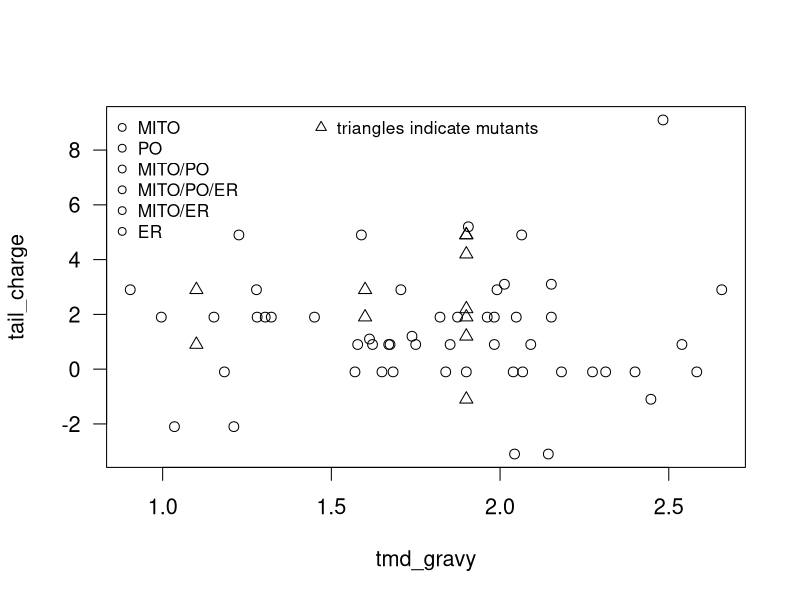
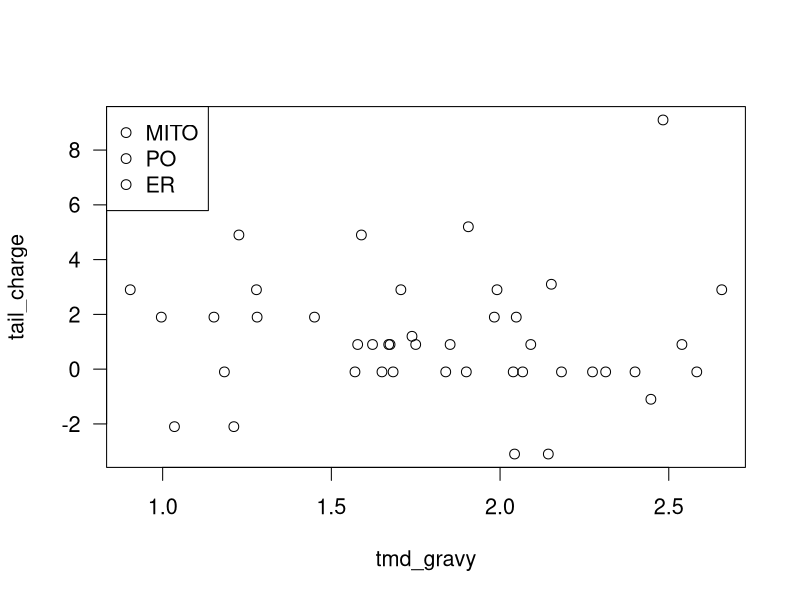

Recreate these plots in R, in order. (Note: this script raises an error after producing the figures.)
## ---- chunk 1
knitr::opts_chunk$set(echo = TRUE)
## ---- chunk 2
set.seed(42)

library(RColorBrewer)
library(e1071)
library(MASS)

paired <- brewer.pal(6,'Paired') 
blues <- brewer.pal(9,'Blues')

mitoblue <- '#A2D9F7'
pogreen  <- '#A8D4AF'
ersalmon <- '#F6B096'

catpat <- paired
catpat[1] <- ersalmon
catpat[2] <- mitoblue
catpat[6] <- pogreen
catpat[3] <- paired[6]
catpat[4] <- paired[2]
catpat[5] <- paired[4]

truncpat <- c(ersalmon, mitoblue, pogreen)

## ---- chunk 3
protein <- read.csv('../data/protein.csv')
# Or, we could just load up the truncated file (added 10th December 2015)
# This breaks the colour palettes at the moment.
protein_trunc <- read.csv('../data/protein_trunc.csv')

# factors are alphabetical, so as.numeric gives
# ER          = 1
# MIT0        = 2
# MITO/ER     = 3
# MITO/PO     = 4
# MITO/PO/ER  = 5
# PO          = 6

# Training data 
train <- subset(protein, select = c('tmd_gravy', 'tail_charge'))
cl <- protein$location

# Data truncated to just the main 3 classes

#protein_trunc <- subset(protein, location=='ER' | location=='MITO' | location=='PO')

train_trunc <- subset(protein_trunc, select = c('tmd_gravy', 'tail_charge'))
cl_trunc <- protein_trunc$location

upper <- apply(train_trunc, 2, max)
lower <- apply(train_trunc, 2, min)

tmd_gravy_seq <- seq(from=lower[1], to=upper[1], length.out = 50)
tail_charge_seq <- seq(from=lower[2], to=upper[2], length.out = 50)

# A grid of test points that covers the entire data space
test <- as.matrix(expand.grid(tmd_gravy_seq, tail_charge_seq))
colnames(test) <- colnames(train_trunc)

# skip the last row, as there is no tail charge 
target<- read.table('../data/protein_target.txt', sep = '\t', nrows = 244, header = TRUE)
colnames(target) <- colnames(train_trunc)

mutants <- read.csv('../data/mutants.csv')

# A little aside to get the factors in the data sets to be the same. rbind()
# changes the as.numeric factors to match. 
combined <- rbind(protein, mutants)

mutants.ix <- seq(from = (nrow(protein)+1), to = nrow(protein)+nrow(mutants), by = 1)
mutants_refactor <- combined[mutants.ix, ]

# "Shared location" data
protein_shared <- subset(protein, location=='MITO/ER' | location=='MITO/PO' | location=='MITO/PO/ER')


# some new test sites

test.sites <- data.frame(cbind(c(1.54, 1.43, 2.34), c(3.9, 4.6, -0.1)))

colnames(test.sites) <- c('tmd_gravy', 'tail_charge')

#1) TMD GRAVY = 1.54 Charge =  3.9
#2) TMD GRAVY = 1.43 Charge =  4.6
#3) TMD GRAVY = 2.34 Charge = -0.1

## ---- chunk 4

par(las = 1, cex = 1.3)
plot(protein$tmd_gravy, protein$tail_charge, bg = catpat[protein$location],
 pch = 21, col = 'black',
 xlab = 'tmd_gravy', ylab = 'tail_charge')

points(mutants_refactor$tmd_gravy, mutants_refactor$tail_charge, col = 'black', bg = catpat[mutants_refactor$location], pch = 24)

legend('topleft', legend = unique(protein$location), pt.bg = catpat[unique(protein$location)], pch = 21, text.col = catpat[unique(protein$location)], cex = 0.8, bty = 'n' )
legend('top', legend = c( 'triangles indicate mutants'), pch = c(24), cex = 0.8, bty = 'n')
#dev.print(pdf, file='protein_and_mutants.pdf', width = 6, height = 6)

## ---- chunk 5

# Data truncated to just the 3 main classes
#dev.new()
par(las = 1, cex = 1.3)
plot(protein_trunc$tmd_gravy, protein_trunc$tail_charge, col = 'black', bg = truncpat[protein_trunc$location], pch = 21,
     xlab = "tmd_gravy", ylab = "tail_charge")

legend('topleft', legend = unique(protein_trunc$location), col = 'black', pt.bg = truncpat[unique(protein_trunc$location)], pch = 21, text.col = truncpat[unique(protein_trunc$location)] )
#dev.print(pdf, file='protein_trunc.pdf', width = 6, height = 6)


## ---- chunk 6

# Non-probabilistic SVM fit
svm.fit <- svm(location~., data = protein_trunc, probability = FALSE)
svm.pred <- predict(svm.fit, newdata=test, probability = FALSE)

# misclassification rate for the svm is ~18%
svm.mcr = 1 - (sum(predict(svm.fit)==protein_trunc$location)/ length(protein_trunc$location))

par(las = 1, cex = 1.3)
plot(test, col = truncpat[svm.pred], pch = 20, cex = 0.8, main = 'SVM classifier prediction')
points(protein_trunc$tmd_gravy, protein_trunc$tail_charge, col = 'black', bg = truncpat[protein_trunc$location], pch = 21)

legend('topleft', legend = unique(protein_trunc$location),
pt.bg = truncpat[unique(protein_trunc$location)],
pch = 21,
col = 'black',
text.col=truncpat[unique(protein_trunc$location)],
 bg = 'white')
#dev.print(pdf, file = 'svm_prediction.pdf', width = 6, height = 6)
 
## ---- chunk 7
# Why does this predict some non-seen classes?
svm.fit.prob <- svm(location~., data = protein_trunc, probability = TRUE)

svm.pred.prob <- predict(svm.fit.prob, newdata=test, probability = TRUE)

# How many does the svm fit correctly?

fit.hit <- sum(svm.fit.prob$fitted == protein_trunc$location)
fit.miss <- length(protein_trunc$location) - fit.hit
prob.mcr <- fit.miss / length(protein_trunc$location) 

svm.prob.df <- attr(svm.pred.prob,'prob')
mitomat <- matrix(svm.prob.df[,'MITO'], nrow = length(tmd_gravy_seq))
pomat <- matrix(svm.prob.df[,'PO'], nrow = length(tmd_gravy_seq))
ermat <- matrix(svm.prob.df[,'ER'], nrow = length(tmd_gravy_seq))


protein_trunc.fit <- cbind(protein_trunc,as.character(svm.fit.prob$fitted))
colnames(protein_trunc.fit)[4] <- c('predicted')
#write.matrix(protein_trunc.fit, file = 'protein_trunc_fit.txt')


n <- length(protein_trunc$location)
cv.out <- rep(NA, n)
# A simple looping leave-one-out cross validation
for(i in 1:n){
	
	cv.fit <-  svm(location~., data = protein_trunc[-i, ], probability = TRUE)
	cv.pred <- predict(cv.fit, newdata=protein_trunc[i, ], probability = TRUE)
	cv.out[i] <- as.character(cv.pred) 

}

loo.hitrate <- sum(cv.out == as.character(protein_trunc$location)) / length(protein_trunc$location)

labcex = 0.8
pt.cex = 1.3

par(las=1, mar = c(4,4,1,1))
plot(test, col = truncpat[svm.pred], type = 'n', main = '',
xlab = 'TMD GRAVY', ylab = 'Tail charge')#, main = 'SVM classifier class probability')

contour(tmd_gravy_seq, tail_charge_seq, mitomat,
	add = TRUE, levels = c(0.5,0.6,0.7,0.8,1), col = mitoblue,labcex = labcex)
contour(tmd_gravy_seq, tail_charge_seq, pomat,
	add = TRUE, levels = c(0.5,0.6,0.7,0.8,1), col = pogreen, labcex = labcex)
contour(tmd_gravy_seq, tail_charge_seq, ermat,
	add = TRUE,levels = c(0.5,0.6,0.7,0.8), col = ersalmon, labcex = labcex)
    
points(protein_trunc$tmd_gravy, protein_trunc$tail_charge,
	col = 'black',bg = truncpat[protein_trunc$location], pch = 21, cex = pt.cex)
points(test.sites$tmd_gravy, test.sites$tail_charge,
	col = 'black', pch = 21, lwd = 1.5, cex = pt.cex)

legend('topleft', legend = c(as.character(unique(protein_trunc$location)), 'test'),
	col = 'black', pt.bg = c(truncpat[unique(protein_trunc$location)],'white'), pch = 21, text.col = c(truncpat[unique(protein_trunc$location)], 'black'), bg = 'white', pt.lwd = c(rep(1,3),1.5), pt.cex = pt.cex)

#dev.print(pdf, file='svm_probability_contour.pdf', width = 5, height = 5)
#dev.print(tiff, file='svm_probability_contour.tif', width = 480, height = 480)


svm.protein <- svm(location~., data = protein, probability = TRUE)#!! 
protein.hit <- sum(svm.protein$fitted == protein$location)

protein.fit <- cbind(protein,as.character(svm.protein$fitted))
colnames(protein.fit)[4] <- c('predicted')

#write.matrix(protein.fit, file = 'protein_fit.txt')
## ---- chunk 8
# ---------------------------------------------------------
# Predict the location in the target data
# ---------------------------------------------------------

target.prob <- predict(svm.fit.prob, newdata = target, probability = TRUE )

par(las=1)
plot(target, type = 'n',  main = 'SVM classifier target predictions')
points(target, col = truncpat[target.prob], pch = 21)
contour(tmd_gravy_seq, tail_charge_seq, mitomat, add = TRUE, levels = c(0.5,0.6,0.7,0.8,1), col = mitoblue)
contour(tmd_gravy_seq, tail_charge_seq, pomat,add = TRUE, levels = c(0.5,0.6,0.7,0.8,1), col = pogreen)
contour(tmd_gravy_seq, tail_charge_seq, ermat,add = TRUE, levels = c(0.5,0.6,0.7,0.8), col = ersalmon)
points(protein_trunc$tmd_gravy, protein_trunc$tail_charge, col = 'black',bg = truncpat[protein_trunc$location], pch = 21)
legend('topright', legend = unique(protein_trunc$location), col = 'black', pt.bg = truncpat[unique(protein_trunc$location)], pch = 21, text.col = truncpat[unique(protein_trunc$location)], bg = 'white')

#dev.print(pdf, file = 'protein_target.pdf', width = 6, height = 6)


#write.matrix(cbind(target,attr(target.prob, 'probabilities'),target.prob), file = 'target_predictions.txt')

## ---- chunk 9

# A diagram which has the "mutants" data on top of the 
# probability contours for the three unique classes.
#dev.new(width = 6, height = 6)
par(las=1)
plot(target, type = 'n',  main = '', xlim = c(0.95,2.8), ylim = c(-3.2,5.6))

contour(tmd_gravy_seq, tail_charge_seq, mitomat, add = TRUE, levels = c(0.5,0.6,0.7,0.8,1), col = catpat[2])
contour(tmd_gravy_seq, tail_charge_seq, pomat,add = TRUE, levels = c(0.5,0.6,0.7,0.8,1), col = catpat[6])
contour(tmd_gravy_seq, tail_charge_seq, ermat,add = TRUE, levels = c(0.5,0.6,0.7,0.8), col = catpat[1])


points(protein_trunc$tmd_gravy, protein_trunc$tail_charge, col =  catpat[protein_trunc$location], pch = 21)
points(mutants_refactor$tmd_gravy, mutants_refactor$tail_charge, col = 'black', bg = catpat[mutants_refactor$location], pch = 24)

text(mutants_refactor$tmd_gravy, mutants_refactor$tail_charge, col =  catpat[mutants_refactor$location], labels = letters[1:length(mutants_refactor$location)], pos = 2)

legend('bottomright', legend = unique(protein$location), text.col = catpat[unique(protein$location)],cex = 0.8, text.font = 2, bty = 'n')
par(xpd = TRUE)
#legend('topright', legend = unique(protein$location), text.col = catpat[unique(protein$location)])
legend('top', legend = 'denotes mutant', text.col = 'black', pch = 24, pt.bg = c( 'grey'), inset = c(0, -0.1), bty = 'n')

#dev.print(pdf, file='mutants_foreground.pdf', width = 6, height = 6)


## ---- chunk 10
# A diagram which has the "shared location" data on top of the 
# probability contours for the three unique classes.
#dev.new(width = 6, height = 6)
par(las=1)
plot(target, type = 'n',  main = '', xlim = c(0.95,2.8), ylim = c(-3.2,5.6))

contour(tmd_gravy_seq, tail_charge_seq, mitomat, add = TRUE, levels = c(0.5,0.6,0.7,0.8,1), col = catpat[2])
contour(tmd_gravy_seq, tail_charge_seq, pomat,add = TRUE, levels = c(0.5,0.6,0.7,0.8,1), col = catpat[6])
contour(tmd_gravy_seq, tail_charge_seq, ermat,add = TRUE, levels = c(0.5,0.6,0.7,0.8), col = catpat[1])


points(protein_trunc$tmd_gravy, protein_trunc$tail_charge, col =  truncpat[protein_trunc$location], pch = 21)
points(protein_shared$tmd_gravy, protein_shared$tail_charge, col = 'black', bg = catpat[protein_shared$location], pch = 22)

text(protein_shared$tmd_gravy, protein_shared$tail_charge, col =  catpat[protein_shared$location], labels = letters[1:length(protein_shared$location)], pos = 2)

legend('bottomright', legend = unique(protein$location), text.col = catpat[unique(protein$location)],cex = 0.8, text.font = 2, bty = 'n')
par(xpd = TRUE)
#legend('topright', legend = unique(protein$location), text.col = catpat[unique(protein$location)])
legend('top', legend = 'denotes shared location', text.col = 'black', pch = 22, pt.bg = c( 'grey'), inset = c(0, -0.1), bty = 'n')

#dev.print(pdf, file='shared_foreground.pdf', width = 6, height = 6)

#stop()
## ---- chunk 11
filled.contour(tmd_gravy_seq, tail_charge_seq, mitomat,
 levels=seq(from=0, to=1, by=0.2) ,
 xlab='tmd_gravy', ylab='tail_charge', main='SVM MITO probability', col=blues)
 
#dev.new()
filled.contour(tmd_gravy_seq, tail_charge_seq, pomat,
 levels = seq(from = 0, to = 1, by = 0.2) ,
 xlab='tmd_gravy', ylab='tail_charge', main='SVM PO probability', col=blues)

#dev.new()
filled.contour(tmd_gravy_seq, tail_charge_seq, ermat,
 levels = seq(from = 0, to = 1, by = 0.2) ,
 xlab='tmd_gravy', ylab='tail_charge', main='SVM ER probability', col=blues)

## ---- chunk 12

new_data <- read.csv('../data/new_data.csv') 

ecunc <- new_data[ , 2:3]
colnames(ecunc) <- colnames(protein)[1:2]
ix <- is.finite( ecunc[, 'tmd_gravy'] )

ecunc_clean <- ecunc[ix, ] 


target.prob.ecunc <- predict(svm.fit.prob, newdata=ecunc_clean, probability = TRUE)

svm.prob.df.ecunc <- attr(target.prob.ecunc,'prob')

par(las=1)

# set up the axes
plot(ecunc_clean, type = 'n',  main = 'SVM classifier target predictions', xlim = c(0.6,4), ylim = c(-4, 7))

# "highest probability" classification of the new data
points(ecunc_clean, col = truncpat[target.prob.ecunc], pch = 21, cex = 2)

# probability contours from the original model
contour(tmd_gravy_seq, tail_charge_seq, mitomat, add = TRUE, levels = c(0.5,0.6,0.7,0.8,1), col = mitoblue)
contour(tmd_gravy_seq, tail_charge_seq, pomat,add = TRUE, levels = c(0.5,0.6,0.7,0.8,1), col = pogreen)
contour(tmd_gravy_seq, tail_charge_seq, ermat,add = TRUE, levels = c(0.5,0.6,0.7,0.8), col = ersalmon)

# plot the original protein_trunc data
points(protein_trunc$tmd_gravy, protein_trunc$tail_charge, col = 'black',bg = truncpat[protein_trunc$location], pch = 21,
       cex = 2)

legend('topright', legend = unique(protein_trunc$location), col = 'black', pt.bg = truncpat[unique(protein_trunc$location)], pch = 21, text.col = truncpat[unique(protein_trunc$location)], bg = 'white')

## ---- chunk 13

# knn.cv.summ <- function(train, cl, num.k){
# 	# function loop through k to get a quick summary of knn
# 	# misclassification rate
# 	misclass.no.vec <- rep(NA, num.k)
# 	
# 	for(i in 1:num.k){	
# 		cv <- knn.cv(train = train,cl = cl, k = i, prob = FALSE)
# 		result <- cv == cl
# 		misclass.no.vec[i] <- length(cl) - sum(result)
# 		misclass.rate.vec <- misclass.no.vec / length(cl)			
# 	}
# misclass.rate.vec	
# }
# 
# knn.summary <- knn.cv.summ(train = train, cl = cl, num.k = 15) 
# knn.summary.trunc <- knn.cv.summ(train = train_trunc, cl = cl_trunc, num.k = 15) 
# 
# 
# 
# #pdf(file = 'knn_misclass.pdf', width = 6, height = 6)
# par(las = 1)
# plot(knn.summary, type = 'o', main = 'knn misclassification rate',
# ylim = c(0,1), xlab = 'nearest neighbours', ylab = 'misclass rate')
# lines(knn.summary.trunc, type = 'o', col = 'red')
# #dev.off()
# 
# # So, for the truncated data set, k = 3 looks like a good bet.
# 
# ```
# 
# ```{r}
# 
# # Non-probabilistic class prediction to start with
# pred <- knn(train=train_trunc, cl=cl_trunc, test=test, k=3)
# 
# #pdf(file = 'protein_trunc_knn.pdf', width = 6, height = 6)
# par(las = 1)
# plot(test, col = catpat[pred], pch = 20, cex = 0.6, main = 'K-nearest-neighbour classifier (k = 3)')
# points(protein_trunc$tmd_gravy, protein_trunc$tail_charge, col = 'black',bg = catpat[protein_trunc$location], pch = 21)
# 
# legend('topleft', legend = unique(protein_trunc$location), col = catpat[unique(protein_trunc$location)], pch = 20, text.col = catpat[unique(protein_trunc$location)], bg = 'white')
# #dev.off()
# 
# ```
# 
# 
# 
# ```{r, include=FALSE}
# 
# # probabilistic knn
# # WARNING, THIS SECTION IS INCORRECT AS CODED (but might be useful)
# pred.prob <- knn(train=train_trunc, cl=cl_trunc, test=test, k=3, prob = TRUE)
# 
# MITO.ix <- pred.prob=='MITO'
# PO.ix   <- pred.prob=='PO'
# ER.ix   <- pred.prob=='ER'
# 
# anti <- 1-attr(pred.prob, 'prob')
# 
# mitoprob <- anti
# poprob   <- anti
# erprob   <- anti
# 
# mitoprob[MITO.ix] <- attr(pred.prob, 'prob')[MITO.ix]
# poprob[PO.ix] <- attr(pred.prob, 'prob')[PO.ix]
# erprob[ER.ix] <- attr(pred.prob, 'prob')[ER.ix]
# 
# mitomat <- matrix(mitoprob, nrow = length(tmd_gravy_seq))
# pomat   <- matrix(poprob, nrow = length(tmd_gravy_seq))
# ermat   <- matrix(erprob, nrow = length(tmd_gravy_seq))
# 
# 
# par(las = 1)
# plot(test, col = catpat[pred], pch = 20, cex = 0.6, main = 'K-nearest-neighbour classifier (k = 3)')
# points(protein_trunc$tmd_gravy, protein_trunc$tail_charge, col = 'black',bg = catpat[protein_trunc$location], pch = 21)
# 
# contour(tmd_gravy_seq, tail_charge_seq, mitomat, add = TRUE, levels = c(0, 0.5,1))
# 
# legend('topleft', legend = unique(protein_trunc$location), col = catpat[unique(protein_trunc$location)], pch = 20, text.col = catpat[unique(protein_trunc$location)], bg = 'white')
# 
# filled.contour(tmd_gravy_seq, tail_charge_seq, mitomat, levels = seq(from = 0, to = 1, by = 0.2) , col = blues)
# 
# levels = c(0,0.334, 0.667, 1)

